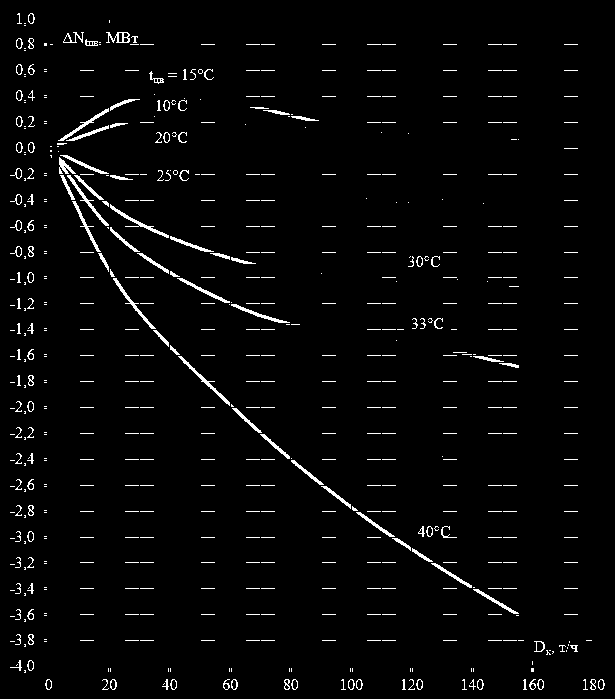
#> input picture debug/1_grid_removed.png, 615 x 699 px
$ python -i aligner.py   (imports and definitions only)
#> lines starting #> are read from the running program, lines starting #| are printed output that depends on the picture; after the words box and inside, x2 and y2 are one past the last pixel; in counts of white or black regions, pixels touching at a corner belong together
#> further down, picture is the input picture: shape (699, 615, 3); 2.8% white in thin lines or dots
"""
Надёжное выравнивание изображения графика.

Метод: перебор углов + анализ проекций.
Для каждого пробного угла:
  - поворачиваем картинку,
  - считаем профиль по X и по Y (сумма яркостей),
  - измеряем "резкость" профиля (дисперсию градиента).

Выровненное изображение даёт максимальную резкость,
потому что линии сетки совпадают в одну строку/столбец.

v2.0
"""

import cv2
import numpy as np


def _sharpness(profile):
    """
    Мера "резкости" профиля.
    Чем больше пиков, тем выше значение.
    Используем сумму квадратов первой производной.
    """
    p = profile.astype(np.float32)
    p = p - p.mean()
    grad = np.diff(p)
    return float(np.sum(grad * grad))


def _rotate_gray(gray, angle):
    """Поворачивает gray-картинку на угол, расширяя границы белым."""
    h, w = gray.shape
    M = cv2.getRotationMatrix2D((w / 2, h / 2), angle, 1.0)
    cos = abs(M[0, 0])
    sin = abs(M[0, 1])
    new_w = int(h * sin + w * cos)
    new_h = int(h * cos + w * sin)
    M[0, 2] += (new_w / 2) - w / 2
    M[1, 2] += (new_h / 2) - h / 2

    return cv2.warpAffine(
        gray, M, (new_w, new_h),
        flags=cv2.INTER_LINEAR,
        borderMode=cv2.BORDER_CONSTANT,
        borderValue=255,
    ), M, (new_w, new_h)


def find_best_angle(image_bgr,
                    angle_range=10.0,
                    angle_step=0.25,
                    inner_margin=30):
    """
    Ищет угол, при котором картинка максимально "выровнена".

    Параметры:
      angle_range: диапазон поиска в градусах (от -angle_range до +angle_range)
      angle_step:  шаг перебора
      inner_margin: сколько пикселей отступить от края (там белый фон
                    после поворота, его не надо учитывать)

    Возвращает:
      best_angle (float) — угол, на который нужно повернуть.
    """
#> called with angle_range = 10, angle_step = 0.25, inner_margin = 30
    gray = cv2.cvtColor(image_bgr, cv2.COLOR_BGR2GRAY)
#> gray: shape (699, 615); 2.8% white in thin lines or dots

    # Предобработка: инвертируем, чтобы линии были яркими на тёмном фоне
    gray_inv = 255 - gray
#> gray_inv: shape (699, 615); 97.2% white; black in thin lines or dots

    best_angle = 0.0
    best_score = -1.0

    # Пробегаем углы
    angles = np.arange(-angle_range, angle_range + angle_step / 2, angle_step)

    for angle in angles:
        rot, _, _ = _rotate_gray(gray_inv, angle)

        # Обрезаем по inner_margin
        m = inner_margin
        if rot.shape[0] < 2 * m or rot.shape[1] < 2 * m:
            continue
        inner = rot[m:-m, m:-m]

        # Профили: сумма по строкам (вертикальные линии → пики)
        #          и сумма по столбцам (горизонтальные линии → пики)
        prof_x = inner.sum(axis=0)  # по столбцам — для вертикалей
        prof_y = inner.sum(axis=1)  # по строкам — для горизонталей

        score = _sharpness(prof_x) + _sharpness(prof_y)

        if score > best_score:
            best_score = score
            best_angle = float(angle)
#> this loop made 81 passes
#> best_score on passes 1, 2, 3, 4, 5, 8, 9, 16, 21, 22, 25, 27: 1.06e+09, 1.18e+09, 1.19e+09, 1.48e+09, 1.56e+09, 1.77e+09, 1.88e+09, 2.4e+09, 2.75e+09, 2.77e+09, 3.43e+09, 3.85e+09
#> score on passes 6, 7, 10, 11, 12, 13: 1.5e+09, 1.45e+09, 1.38e+09, 1.55e+09, 1.4e+09, 1.34e+09
#> pass 1, in find_best_angle, `rot, _, _ = _rotate_gray(gray_inv, angle)`:
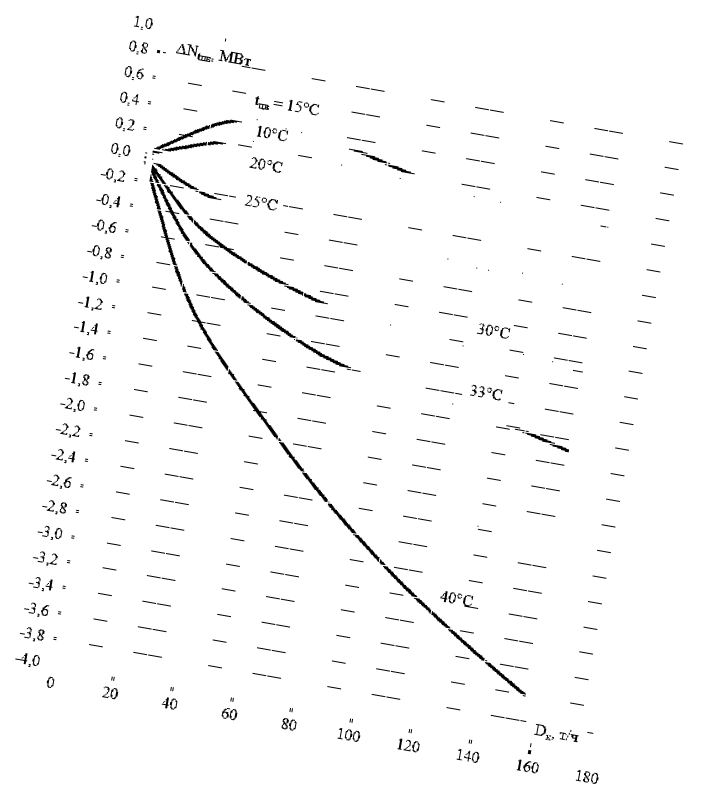
#> rot: shape (795, 727); min 0, max 255, mean 249.6
#> pass 1, in find_best_angle, `inner = rot[m:-m, m:-m]`:
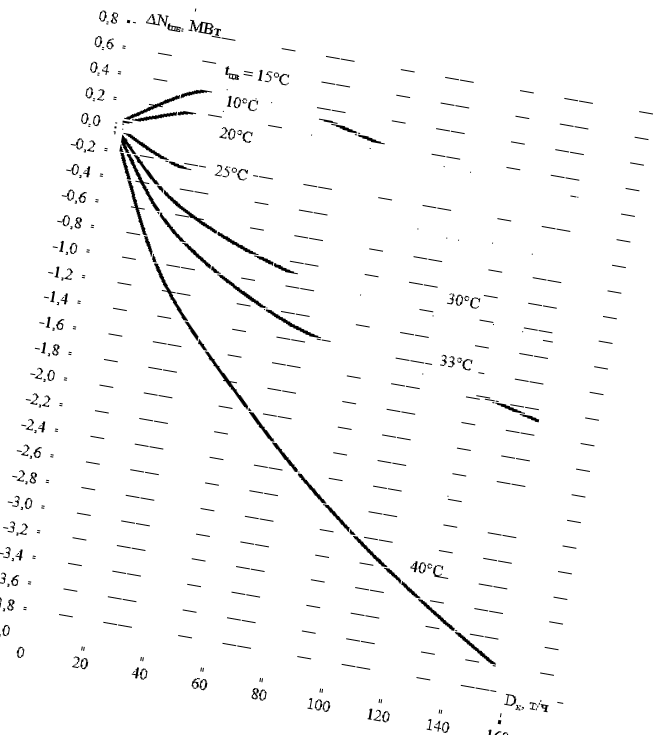
#> inner: shape (735, 667); min 0, max 255, mean 248.8
#> pass 2, in find_best_angle, `rot, _, _ = _rotate_gray(gray_inv, angle)`:
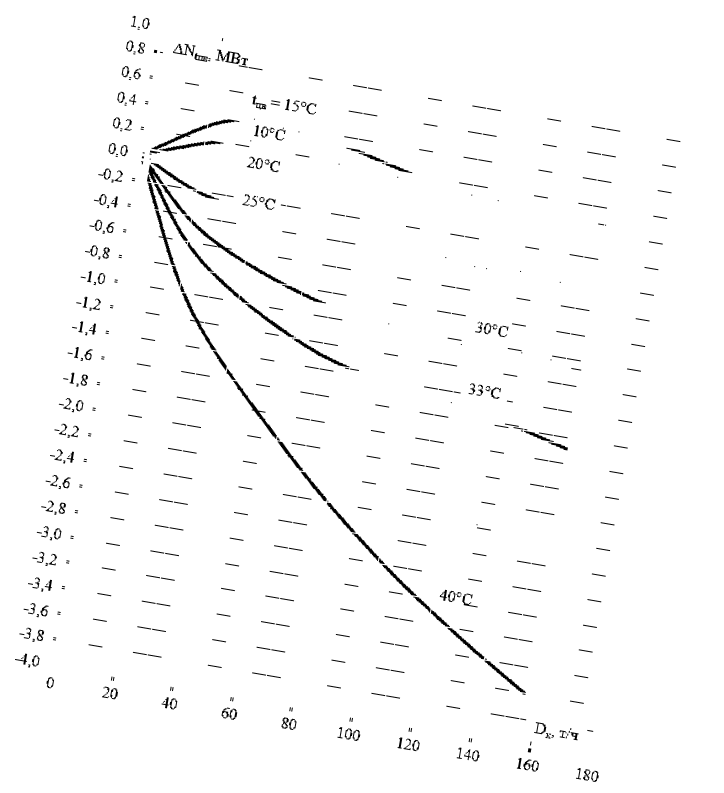
#> rot: shape (793, 724); min 0, max 255, mean 249.6
#> pass 2, in find_best_angle, `inner = rot[m:-m, m:-m]`:
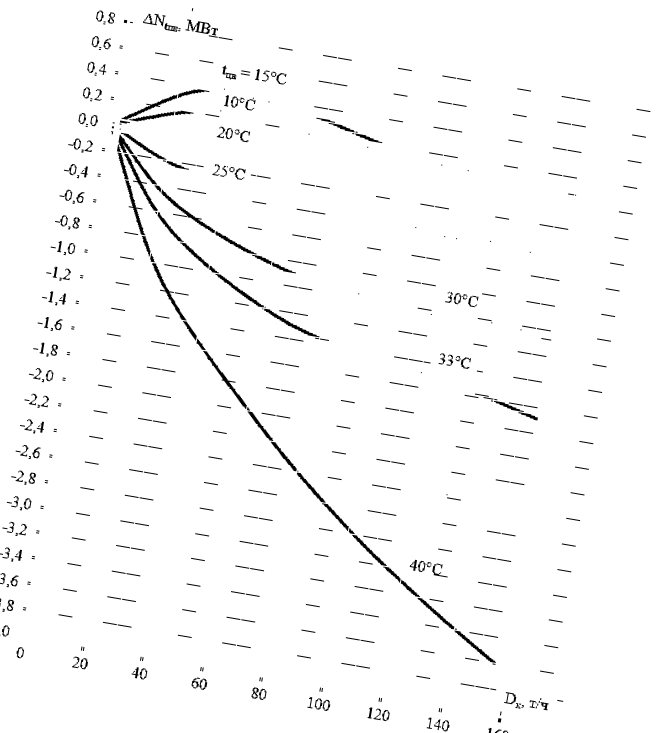
#> inner: shape (733, 664); min 0, max 255, mean 248.8
#> after the loop, best_angle = 0; best_score = 7.38e+10

    return best_angle


def auto_align(image_bgr,
               angle_range=10.0,
               angle_step=0.25,
               min_angle=0.15):
    """
    Выравнивает картинку.

    Возвращает (result_image, angle) или (None, None), если угол найден,
    но он слишком мал (< min_angle).
    """
    angle = find_best_angle(
        image_bgr,
        angle_range=angle_range,
        angle_step=angle_step,
    )
#> angle = 0

    if abs(angle) < min_angle:
        # Картинка уже ровная
        return None, None

    h, w = image_bgr.shape[:2]
    M = cv2.getRotationMatrix2D((w / 2, h / 2), angle, 1.0)
    cos = abs(M[0, 0])
    sin = abs(M[0, 1])
    new_w = int(h * sin + w * cos)
    new_h = int(h * cos + w * sin)
    M[0, 2] += (new_w / 2) - w / 2
    M[1, 2] += (new_h / 2) - h / 2

    result = cv2.warpAffine(
        image_bgr, M, (new_w, new_h),
        flags=cv2.INTER_CUBIC,
        borderMode=cv2.BORDER_CONSTANT,
        borderValue=(255, 255, 255),
    )

    return result, angle

>>> import cv2
>>> picture = cv2.imread('../debug/1_grid_removed.png')
>>> result = auto_align(picture)

$ run again, on debug/1_thick_lines_only.png
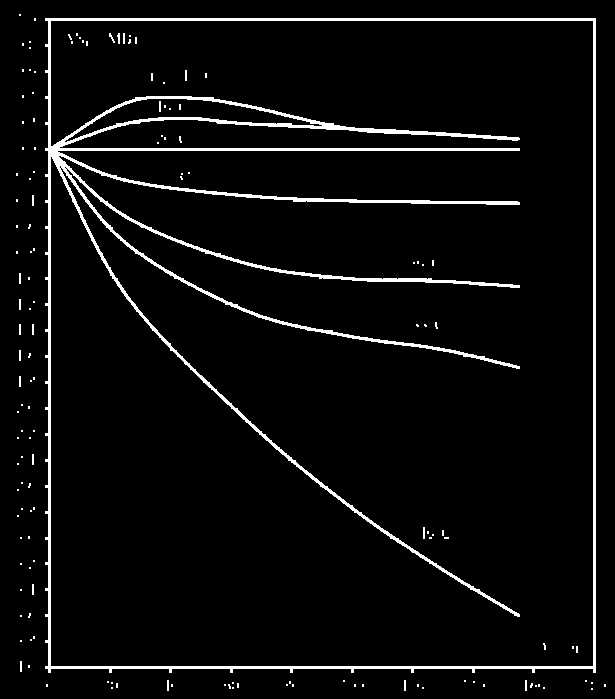
#> input picture debug/1_thick_lines_only.png, 615 x 699 px
#> picture is the input picture: shape (699, 615, 3); 4.7% white; 144 white regions (124 under 20 px), largest, box (x1, y1, x2, y2) and area: (45, 18, 596, 673) 18819, (117, 33, 120, 44) 24, (423, 527, 425, 539) 24
#> the loop in find_best_angle, `for angle in angles:` made 81 passes
#> (score, best_score) on passes 1, 2, 3, 4, 11, 12, 14, 17: (626772352, 626772352), (653333280, 653333280), (693614688, 693614688), (729568608, 729568608), (731986560, 731986560), (771517056, 771517056), (780063968, 780063968), (783974592, 783974592)
#> pass 1, in find_best_angle, `inner = rot[m:-m, m:-m]`:
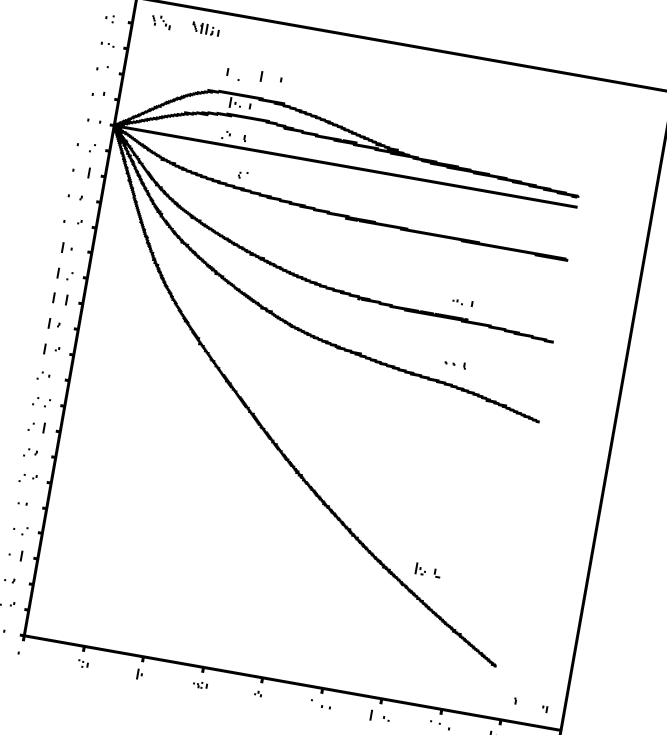
#> inner: shape (735, 667); min 0, max 255, mean 244.7
#> pass 2, in find_best_angle, `inner = rot[m:-m, m:-m]`:
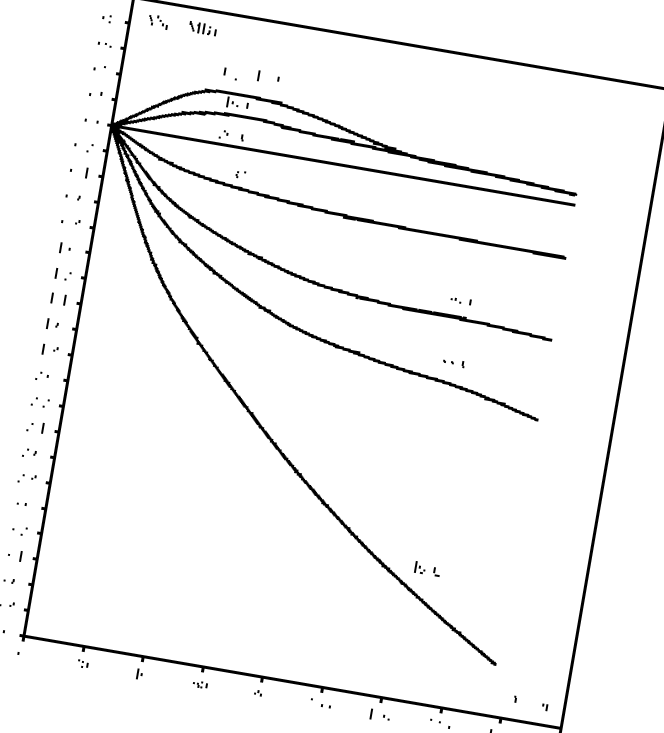
#> inner: shape (733, 664); min 0, max 255, mean 244.7
#> after the loop in find_best_angle, `for angle in angles:`: best_angle = 0; best_score = 9.73e+10
#> angle = 0

$ run again, on debug/2_5_grid_removed.png
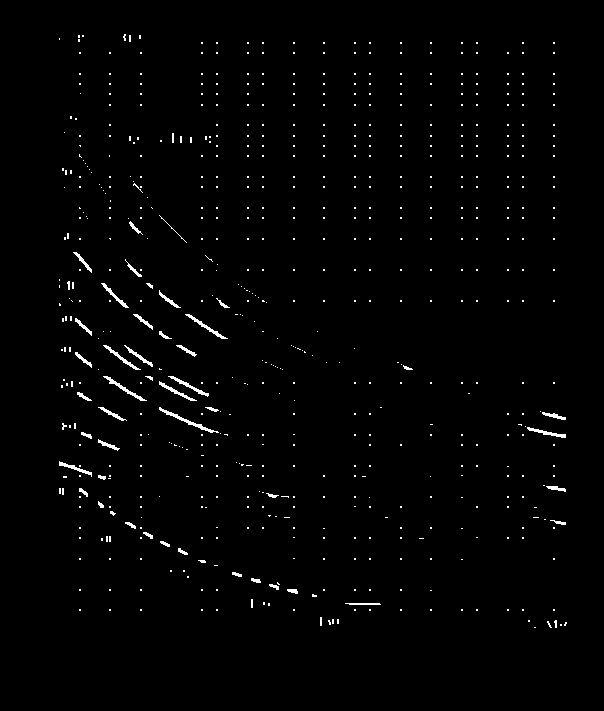
#> input picture debug/2_5_grid_removed.png, 604 x 711 px
#> picture is the input picture: shape (711, 604, 3); 1.3% white in thin lines or dots, all inside (x1, y1, x2, y2) = (59, 34, 567, 628)
#> the loop in find_best_angle, `for angle in angles:` made 81 passes
#> (score, best_score) on passes 1, 3, 14, 19, 20, 32, 34, 35: (535043696, 535043696), (548047072, 548047072), (550499168, 550499168), (578323712, 578323712), (596470976, 596470976), (614173200, 614173200), (632081184, 632081184), (697049472, 697049472)
#> pass 1, in find_best_angle, `inner = rot[m:-m, m:-m]`:
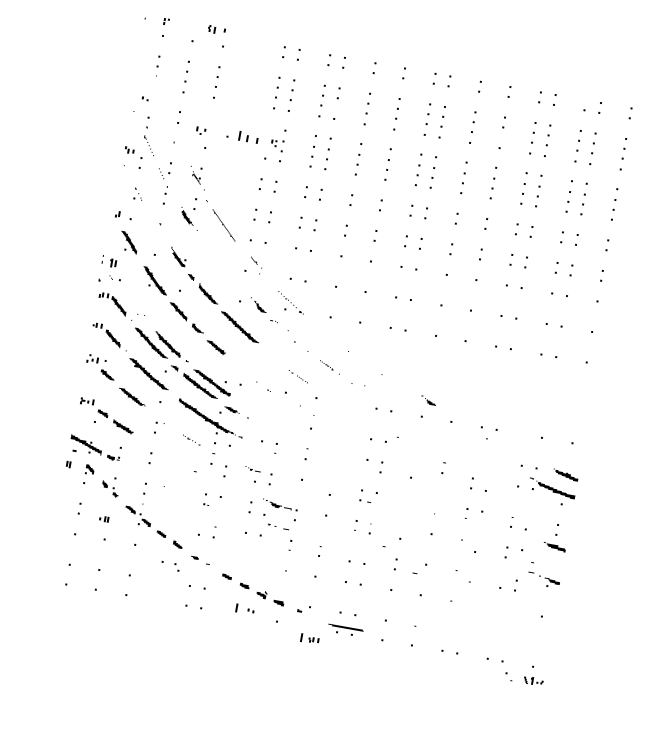
#> inner: shape (745, 658); min 0, max 255, mean 252.1
#> pass 2, in find_best_angle, `inner = rot[m:-m, m:-m]`:
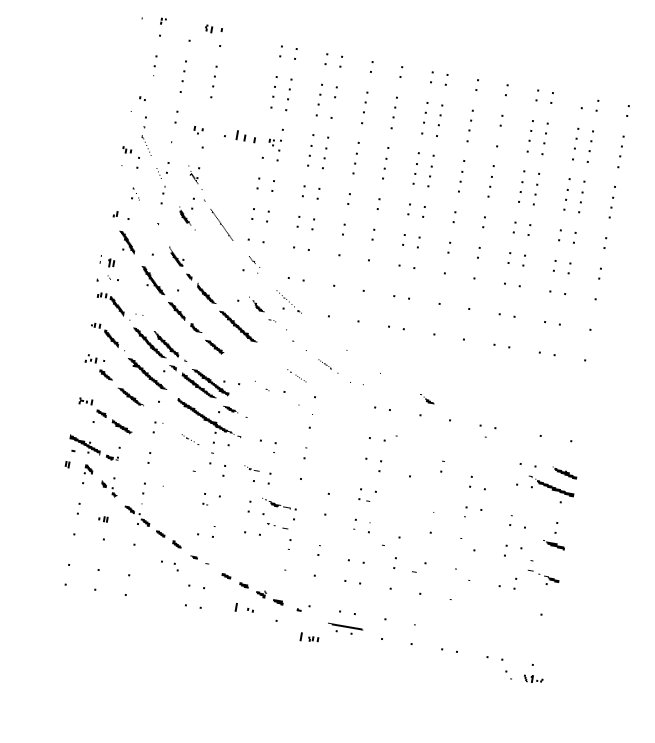
#> inner: shape (743, 655); min 0, max 255, mean 252.1
#> after the loop in find_best_angle, `for angle in angles:`: best_angle = 0; best_score = 1.09e+10
#> angle = 0
